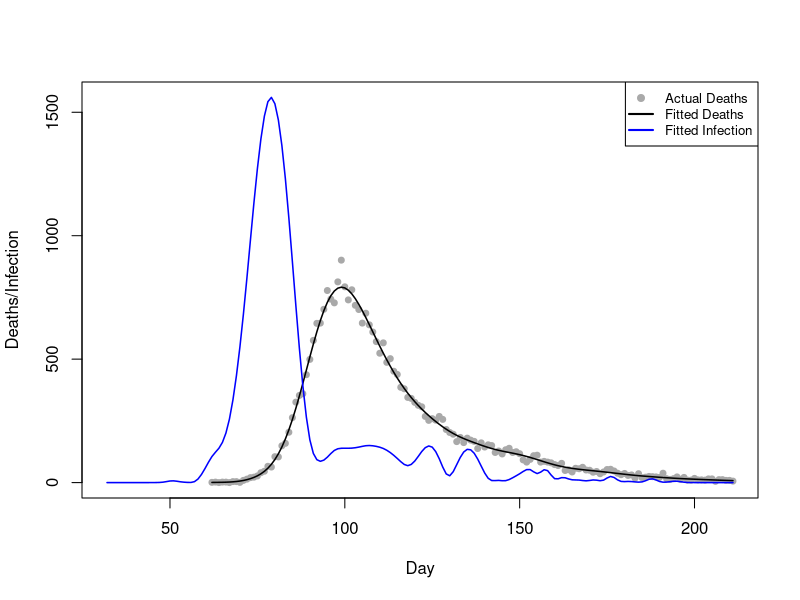
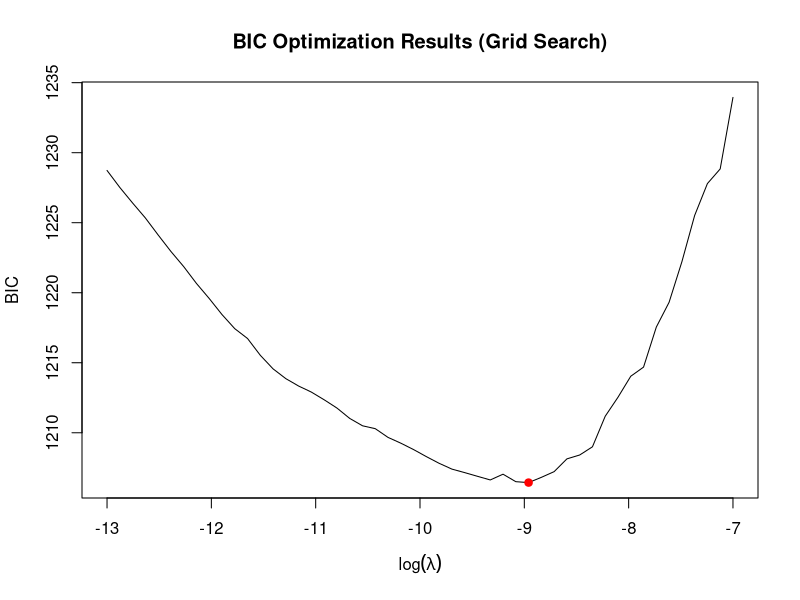
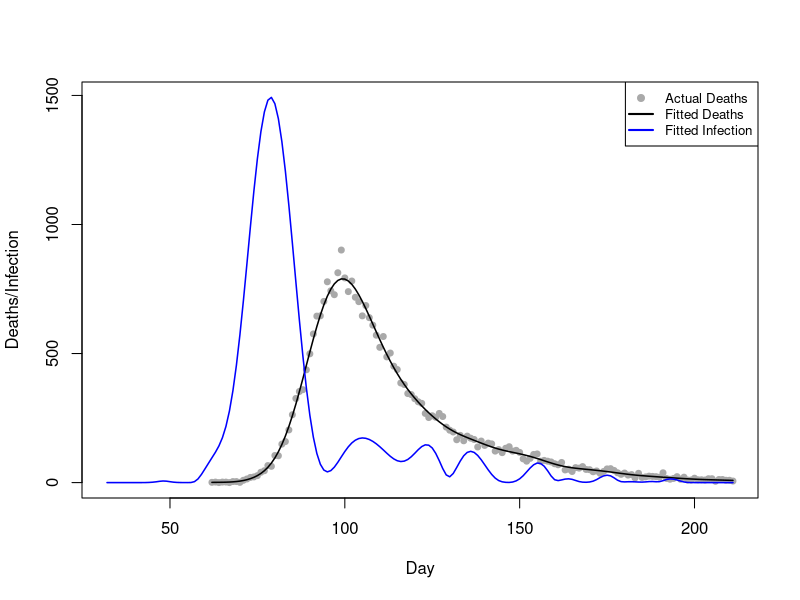
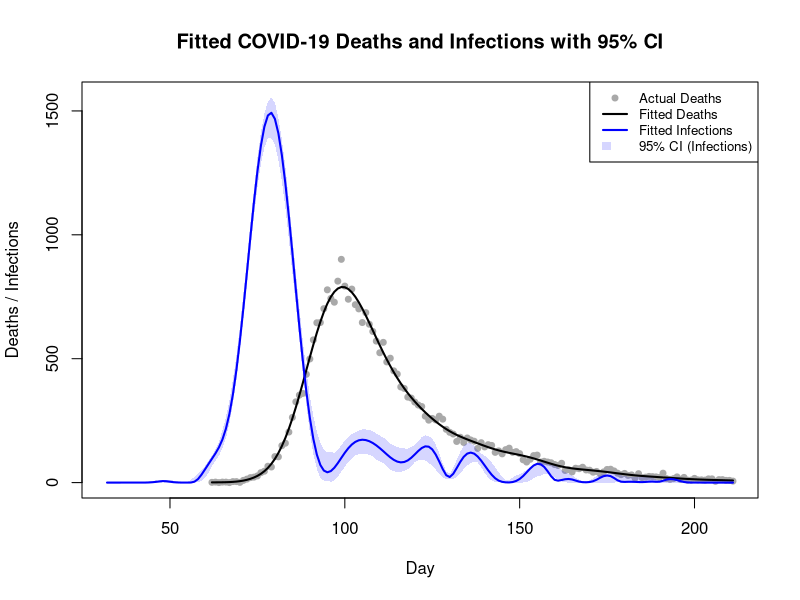

R code for these plots, in order:
# Team Members: 
# 1. Shivasharini Govindasamy (Sharuuu27) - S2766392
# 2. Yu-Hsuan Hung (YuHsuan07) - S2793274
# 3. Yasuhiro Hara (hiroh-git) - S2826059

# Team Contributions:
# Shivasharini -  
# Yu-Hsuan -  
# Yasuhiro- 

# Github repo link:
#

## OVERVIEW: 


## CODE STRUCTURE:
# 1. 
# 2. 
# 3. 
# 4. 
# 5. 
# 6. 

library(splines)
#setwd("file")
data <- read.table("engcov.txt", header=TRUE)
data$date <- as.Date(data$date, format="%d/%m/%y")


## Question1

matrixes <- function(data, k=80){
# define a function to compute X_tilde, X and S 
  n <- nrow(data) # number of observation days, n
  t1 <- data$julian[1] - 30  # earliest infection day, setting as t1-30
  tn <- data$julian[n]       # latest infection day
  t_coverage <- t1:tn        # the scope of infection days
  # k-2 knots cover the scope of infection days
  unit <- (tn-t1)/(k-2-1) 
  knot <- seq(t1-unit*3, tn+unit*3, length.out=(k+4))
  # adding 6 points beyond the original k+2 knots, ensuring a total of k+4 knots
  x_tilde <- splineDesign(knots=knot, x=t_coverage, ord=4, outer.ok=TRUE)
  # design matrix, X_tilde, for the B-splines defined by knots at the values 
  # in the scope of infection days
  s <- crossprod(diff(diag(k), diff=2)) 
  # smoothing penalty matrix S
  x <- matrix(0, nrow=n, ncol=k)
  # initialise the death model matrix X
  d <- 1:80 # the range of days from infection to death.
  edur <- 3.151 # mean parameter for the log-normal distribution.
  sdur <- 0.469 # standard deviation parameter for the log-normal distribution
  pd <- dlnorm(d, edur, sdur) # probability density
  pd <- pd / sum(pd) # normalize probabilities pd
  for (i in 1:n) {
    j_max <- min(29+i, 80) 
    # determine the maximum interval j_max for the convolution limit.
    for (j in 1:j_max) {
      y <- 30+i-j 
      x[i,] <- x[i,] + x_tilde[y,]*pd[j]
      # X_{i,k}=\sum_{j=1}^{min(29+i,80)}\tilde{X}_{(30+i-j),k}\times \pi_{j}
    }
  }
  list(X_tilde=x_tilde, X=x, S=s) # return the three computed matrices
}

# extract x_tilde, x, and s 
k <- 80
m <- matrixes(data, k=k)
x_tilde <- m$X_tilde
x <- m$X
s <- m$S
y <- data$deaths


## Question2

pnll <- function(gamma,x,y,s,lambda){
# define the penalised negative log likelihood (pnll) function
  beta <- exp(gamma) # beta = exp(gamma), ensuring positive f
  mu <- x %*% beta   # mu = X %*% beta
  ll <- y*log(mu) - mu - lgamma(y+1) # log-likelihood
  p <- lambda*(t(beta) %*% s %*% beta)/2 # penalty
  -sum(ll) + p # return pnll= -sum(ll) + p
}

gpnll <- function(gamma,x,y,s,lambda){
# Define the gradient of pnll
  beta <- exp(gamma) # beta = exp(gamma), ensuring positive f
  mu <- as.vector(x %*% beta) # mu = X %*% beta
  z <- y/mu-1 # z = y/mu - 1
  dll <- as.vector(t(x) %*% z) * beta # d(sum l_i)/d(gamma)
  dp <- lambda * beta * as.vector(s %*% beta)# d(p)/d(gamma)
  -dll+dp # return total gradient:-[d(sum l_i)/d(gamma)]+[d(p)/d(gamma)]
}

#check 
fd <- gamma0 <- rep(log(1e-3),k) # set gamma0 for testing
lambda0 <- 5e-5 # set test lambda value.
pnll0 <- pnll(gamma0, lambda0, x=x, y=y, s=s) # pnll at gamma0 and lambda0
eps <- 1e-7 # finite difference interval 
for (i in seq_along(gamma0)) { # loop over gamma0
  gamma1 <- gamma0
  gamma1[i] <- gamma1[i] + eps  # increase gamma1[i] by eps         
  pnll1 <- pnll(gamma1, lambda0, x=x, y=y, s=s) # compute resulting pnll
  fd[i] <- (pnll1 - pnll0) / eps   # approximate -dl/dgamma[i]      
}
head(fd);head(gpnll(gamma0, lambda0, x=x, y=y, s=s)) 
# the result indicating that gpnll is coded correctly


## Question3
fit <- optim(par=gamma0, fn=pnll, gr=gpnll,
             lambda=5e-5, x=x, y=y, s=s,
             method="BFGS") #, hessian=TRUE
# Use optim function with BFGS method to optimise
gamma_h <- fit$par       # Get the fitted optimal parameters gamma_h
beta_h <- exp(gamma_h)   # Calculate the fitted B-spline coefficients beta_h
mu_h <- x %*% beta_h     # Calculate the fitted expected deaths mu_h
f_h<- x_tilde %*% beta_h # Calculate the fitted new infection curve f_h

# Set parameters
n <- nrow(data)
t1 <- data$julian[1] - 30
tn <- data$julian[n]
t_coverage <- t1:tn

# Plot actual deaths data (gray dots)
plot(data$julian, y, type="p", pch=19, col="darkgray", cex=.8,
     xlab="Day", ylab="Deaths/Infection", 
     xlim=c(t1,tn), ylim=range(c(f_h, data$deaths)))
# Plot fitted deaths data (black line)
lines(data$julian, mu_h, col="black", lwd=1.5)
# Plot fitted infection data (blue line)
lines(t_coverage, f_h, type="l", col="blue", lwd=1.5)
# Plot legend
legend("topright", 
       legend=c("Actual Deaths", "Fitted Deaths", "Fitted Infection"), 
       col=c("darkgray", "black", "blue"),
       pch=c(19, NA, NA), lty=c(NA, 1, 1), lwd=2, cex=.8)


## Question4

# Defining the grid
lsp <- seq(-13, -7, length=50)
lambdas <- exp(lsp)
#n <- nrow(data) # number of observation
#k <- ncol(x) # number of parameters: 80

BIC <- EDF <- rep(0, length(lsp))

# Initial parameter（from Step 3）
gamma_start <- gamma_h

# Grid search
for (i in 1:length(lambdas)) {
  lambda_i <- lambdas[i]
  
  ## 1. Fit model
  fit <- optim(par=gamma_start, fn=pnll, gr=gpnll,
               lambda=lambda_i, x=x, y=y, s=s,
               method="BFGS") #, hessian=TRUE
  
  gamma_h <- fit$par
  beta_h <- exp(gamma_h)
  mu_h <- as.vector(x %*% beta_h) # fitted expected deaths mu_h (μ̂_i)
  
  ## 2. Calculate EDF
  W <- diag(y/(mu_h^2))
  
  # H_0 = X^T W X + 0*S = X^T W X
  XWX <- t(x) %*% W %*% x
  
  # H_lambda = X^T W X + lambda S
  H_lambda <- XWX + lambda_i*s
  
  # (H_lambda)^(-1) %*% H_0
  H_inv_H0 <- solve(H_lambda, XWX)
  
  # trace(A) = sum(diag(A))
  EDF[i] <- sum(diag(H_inv_H0))
  
  ## 3. Calculate l(beta_h)
  # P = lambda * beta_h^T S * beta_h / 2
  P <- lambda_i*(t(beta_h) %*% s %*% beta_h)/2
  # ll = -nll = -pnll + P
  ll <- -fit$value + P
  
  ## 4. BIC = -2l(beta_h) + log(n)*EDF
  BIC[i] <- -2*ll + log(n)*EDF[i]
}

## 5. Find optimal λ
i_opt <- which.min(BIC)      # index where BIC is minimum
lambda_opt <- lambdas[i_opt] # optimal lambda!
lsp_opt <- lsp[i_opt]        # optimal log(lambda)
EDF_opt <- EDF[i_opt]        # EDF at minimum BIC
BIC_min <- BIC[i_opt]        # minimum BIC

# Visualise the results
plot(lsp, BIC, type="l", 
     xlab=expression(log(lambda)), ylab="BIC", 
     main="BIC Optimization Results (Grid Search)")
points(lsp_opt, BIC_min, col="red", pch=19)

# Print the results
cat("--- Optimal Lambda Selection ---\n")
cat("Optimal log(lambda):", lsp_opt, "\n")
cat("Optimal lambda:", lambda_opt, "\n")
cat("Minimum BIC:", BIC_min, "\n")
cat("EDF at minimum BIC:", EDF_opt)

# Fit model with optimal lambda
fit_opt <- optim(par=gamma_start, fn=pnll, gr=gpnll,
                 lambda=lambda_opt, x=x, y=y, s=s,
                 method="BFGS") #, hessian=TRUE
# Use optim function with BFGS method to optimise
gamma_h_opt <- fit_opt$par       # Get the fitted optimal parameters gamma_h
beta_h_opt <- exp(gamma_h_opt)   # Calculate the fitted B-spline coefficients beta_h
mu_h_opt <- x %*% beta_h_opt     # Calculate the fitted expected deaths mu_h
f_h_opt <- x_tilde %*% beta_h_opt # Calculate the fitted new infection curve f_h

# Plot with optimal parameters
# Plot actual deaths data (gray dots)
plot(data$julian, y, type="p", pch=19, col="darkgray", cex=.8,
     xlab="Day", ylab="Deaths/Infection", 
     xlim=c(t1,tn), ylim=range(c(f_h_opt, data$deaths)))
# Plot fitted deaths data (black line)
lines(data$julian, mu_h_opt, col="black", lwd=1.5)
# Plot fitted infection data (blue line)
lines(t_coverage, f_h_opt, type="l", col="blue", lwd=1.5)
# Plot legend
legend("topright", 
       legend=c("Actual Deaths", "Fitted Deaths", "Fitted Infection"), 
       col=c("darkgray", "black", "blue"), 
       pch=c(19, NA, NA), lty=c(NA, 1, 1), lwd=2, cex=.8)


# Question 5
pnll_weight <- function(gamma, x, y, s, lambda, w) {
  beta <- exp(gamma) # beta = exp(gamma), ensuring positive f
  mu <- x %*% beta   # mu = X %*% beta
  ll <- y*log(mu) - mu - lgamma(y+1) # log-likelihood for each point i
  p <- lambda*(t(beta) %*% s %*% beta)/2 # penalty (unchanged)
  
  # The ONLY change is here: we multiply the log-likelihood
  # of each data point by its bootstrap weight 'w'.
  -sum(w * ll) + p # return weighted pnll
}

gpnll_weight <- function(gamma, x, y, s, lambda, w) {
  beta <- exp(gamma) # beta = exp(gamma)
  mu <- as.vector(x %*% beta) # mu = X %*% beta
  z <- y/mu - 1 # z = y/mu - 1 (unchanged)
  
  # The ONLY change is here: we multiply 'z' (which comes from the
  # derivative of ll_i) by its corresponding weight 'w[i]'.
  dll <- as.vector(t(x) %*% (w * z)) * beta # d(sum w_i*l_i)/d(gamma)
  dp <- lambda * beta * as.vector(s %*% beta) # d(p)/d(gamma) (unchanged)
  
  -dll + dp # return total gradient
}

n_bootstrap <- 200

fhat_bootstrap <- matrix(0, nrow = nrow(x_tilde), ncol = n_bootstrap)

for (i in 1:n_bootstrap) {
  # Generate bootstrap weights for this replicate
  # 'wb' will have values 0, 1, 2, ...
  wb <- tabulate(sample(n, replace=TRUE), n)
  
  # Fit the model using the weighted functions
  fit_b_hat <- optim(par=gamma_h_opt,  # Start from the optimal params for speed
                 fn=pnll_weight,        # Use the NEW weighted pnll
                 gr=gpnll_weight,       # Use the NEW weighted gradient
                 lambda=lambda_opt,# Use the fixed optimal lambda from Q4
                 x=x, y=y, s=s, w=wb, # Pass all arguments, including weights 'wb'
                 method="BFGS")
  
  # Get the parameters from this bootstrap fit
  gamma_b <- fit_b_hat$par
  beta_b <- exp(gamma_b)
  
  # Calculate the fitted infection curve (f_h) for this replicate
  f_hat_b <- x_tilde %*% beta_b
  
  # Store the resulting infection curve in the i-th column of our matrix
  fhat_bootstrap[, i] <- f_hat_b
}

# Question 6
fitted_lower <- apply(fhat_bootstrap, 1, quantile, probs = 0.025)
fitted_upper <- apply(fhat_bootstrap, 1, quantile, probs = 0.975)

ylim_max <- max(c(y, fitted_upper), na.rm = TRUE)

plot(data$julian, y, 
     type = "p", 
     pch = 19, 
     col = "darkgray", 
     cex = 0.8,
     xlab = "Day", 
     ylab = "Deaths / Infections",
     main = "Fitted COVID-19 Deaths and Infections with 95% CI",
     xlim = c(t1, tn), 
     ylim = c(0, ylim_max))


polygon(c(t_coverage, rev(t_coverage)), 
        c(fitted_upper, rev(fitted_lower )),
        col = rgb(0.2, 0.2, 1, 0.2), # Semi-transparent blue
        border = NA)


lines(data$julian, mu_h_opt, 
      col = "black", 
      lwd = 2)

lines(t_coverage, f_h_opt, 
      col = "blue", 
      lwd = 2)

legend("topright", 
       legend = c("Actual Deaths", "Fitted Deaths", "Fitted Infections", "95% CI (Infections)"),
       col = c("darkgray", "black", "blue", rgb(0.2, 0.2, 1, 0.2)),
       pch = c(19, NA, NA, NA), # Point for data
       lty = c(NA, 1, 1, NA), # Lines for fits
       lwd = c(NA, 2, 2, NA),
       fill = c(NA, NA, NA, rgb(0.2, 0.2, 1, 0.2)), # Fill for CI box
       border = NA, # No border on legend boxes
       cex = 0.8) # Slightly smaller text
